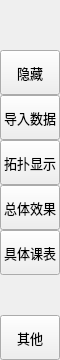
        <widget class="QFrame" name="leftMenuBg">
         <property name="minimumSize">
          <size>
           <width>60</width>
           <height>0</height>
          </size>
         </property>
         <property name="maximumSize">
          <size>
           <width>60</width>
           <height>16777215</height>
          </size>
         </property>
         <property name="frameShape">
          <enum>QFrame::NoFrame</enum>
         </property>
         <property name="frameShadow">
          <enum>QFrame::Raised</enum>
         </property>
         <layout class="QVBoxLayout" name="verticalLayout_3">
          <property name="spacing">
           <number>0</number>
          </property>
          <property name="leftMargin">
           <number>0</number>
          </property>
          <property name="topMargin">
           <number>0</number>
          </property>
          <property name="rightMargin">
           <number>0</number>
          </property>
          <property name="bottomMargin">
           <number>0</number>
          </property>
          <item>
           <widget class="QFrame" name="topLogoInfo">
            <property name="minimumSize">
             <size>
              <width>0</width>
              <height>50</height>
             </size>
            </property>
            <property name="maximumSize">
             <size>
              <width>16777215</width>
              <height>50</height>
             </size>
            </property>
            <property name="frameShape">
             <enum>QFrame::NoFrame</enum>
            </property>
            <property name="frameShadow">
             <enum>QFrame::Raised</enum>
            </property>
            <widget class="QFrame" name="topLogo">
             <property name="geometry">
              <rect>
               <x>6</x>
               <y>0</y>
               <width>48</width>
               <height>48</height>
              </rect>
             </property>
             <property name="minimumSize">
              <size>
               <width>48</width>
               <height>48</height>
              </size>
             </property>
             <property name="maximumSize">
              <size>
               <width>48</width>
               <height>48</height>
              </size>
             </property>
             <property name="frameShape">
              <enum>QFrame::NoFrame</enum>
             </property>
             <property name="frameShadow">
              <enum>QFrame::Raised</enum>
             </property>
            </widget>
            <widget class="QLabel" name="titleLeftApp">
             <property name="geometry">
              <rect>
               <x>70</x>
               <y>8</y>
               <width>160</width>
               <height>20</height>
              </rect>
             </property>
             <property name="font">
              <font>
               <family>SimHei Semibold</family>
               <pointsize>12</pointsize>
               <italic>false</italic>
               <bold>false</bold>
              </font>
             </property>
             <property name="text">
              <string>辅助编排课程</string>
             </property>
             <property name="alignment">
              <set>Qt::AlignLeading|Qt::AlignLeft|Qt::AlignTop</set>
             </property>
            </widget>
            <widget class="QLabel" name="titleLeftDescription">
             <property name="geometry">
              <rect>
               <x>70</x>
               <y>27</y>
               <width>160</width>
               <height>16</height>
              </rect>
             </property>
             <property name="maximumSize">
              <size>
               <width>16777215</width>
               <height>16</height>
              </size>
             </property>
             <property name="font">
              <font>
               <family>SimHei</family>
               <pointsize>8</pointsize>
               <italic>false</italic>
               <bold>false</bold>
              </font>
             </property>
             <property name="text">
              <string>适合计算机学生体质的课程表</string>
             </property>
             <property name="alignment">
              <set>Qt::AlignLeading|Qt::AlignLeft|Qt::AlignTop</set>
             </property>
            </widget>
           </widget>
          </item>
          <item>
           <widget class="QFrame" name="leftMenuFrame">
            <property name="frameShape">
             <enum>QFrame::NoFrame</enum>
            </property>
            <property name="frameShadow">
             <enum>QFrame::Raised</enum>
            </property>
            <layout class="QVBoxLayout" name="verticalLayout_7">
             <property name="spacing">
              <number>0</number>
             </property>
             <property name="leftMargin">
              <number>0</number>
             </property>
             <property name="topMargin">
              <number>0</number>
             </property>
             <property name="rightMargin">
              <number>0</number>
             </property>
             <property name="bottomMargin">
              <number>0</number>
             </property>
             <item>
              <widget class="QFrame" name="toggleBox">
               <property name="maximumSize">
                <size>
                 <width>16777215</width>
                 <height>45</height>
                </size>
               </property>
               <property name="frameShape">
                <enum>QFrame::NoFrame</enum>
               </property>
               <property name="frameShadow">
                <enum>QFrame::Raised</enum>
               </property>
               <layout class="QVBoxLayout" name="verticalLayout_4">
                <property name="spacing">
                 <number>0</number>
                </property>
                <property name="leftMargin">
                 <number>0</number>
                </property>
                <property name="topMargin">
                 <number>0</number>
                </property>
                <property name="rightMargin">
                 <number>0</number>
                </property>
                <property name="bottomMargin">
                 <number>0</number>
                </property>
                <item>
                 <widget class="QPushButton" name="toggleButton">
                  <property name="sizePolicy">
                   <sizepolicy hsizetype="Expanding" vsizetype="Fixed">
                    <horstretch>0</horstretch>
                    <verstretch>0</verstretch>
                   </sizepolicy>
                  </property>
                  <property name="minimumSize">
                   <size>
                    <width>0</width>
                    <height>45</height>
                   </size>
                  </property>
                  <property name="font">
                   <font>
                    <family>SimHei</family>
                    <pointsize>10</pointsize>
                    <italic>false</italic>
                    <bold>false</bold>
                   </font>
                  </property>
                  <property name="cursor">
                   <cursorShape>PointingHandCursor</cursorShape>
                  </property>
                  <property name="layoutDirection">
                   <enum>Qt::LeftToRight</enum>
                  </property>
                  <property name="styleSheet">
                   <string notr="true">background-image: url(:/icons/images/icons/icon_menu.png);</string>
                  </property>
                  <property name="text">
                   <string>隐藏</string>
                  </property>
                 </widget>
                </item>
               </layout>
              </widget>
             </item>
             <item>
              <widget class="QFrame" name="topMenu">
               <property name="frameShape">
                <enum>QFrame::NoFrame</enum>
               </property>
               <property name="frameShadow">
                <enum>QFrame::Raised</enum>
               </property>
               <layout class="QVBoxLayout" name="verticalLayout_8">
                <property name="spacing">
                 <number>0</number>
                </property>
                <property name="leftMargin">
                 <number>0</number>
                </property>
                <property name="topMargin">
                 <number>0</number>
                </property>
                <property name="rightMargin">
                 <number>0</number>
                </property>
                <property name="bottomMargin">
                 <number>0</number>
                </property>
                <item>
                 <widget class="QPushButton" name="btn_home">
                  <property name="sizePolicy">
                   <sizepolicy hsizetype="Expanding" vsizetype="Fixed">
                    <horstretch>0</horstretch>
                    <verstretch>0</verstretch>
                   </sizepolicy>
                  </property>
                  <property name="minimumSize">
                   <size>
                    <width>0</width>
                    <height>45</height>
                   </size>
                  </property>
                  <property name="font">
                   <font>
                    <family>SimHei</family>
                    <pointsize>10</pointsize>
                    <italic>false</italic>
                    <bold>false</bold>
                   </font>
                  </property>
                  <property name="cursor">
                   <cursorShape>PointingHandCursor</cursorShape>
                  </property>
                  <property name="layoutDirection">
                   <enum>Qt::LeftToRight</enum>
                  </property>
                  <property name="styleSheet">
                   <string notr="true">background-image: url(:/icons/images/icons/cil-home.png);</string>
                  </property>
                  <property name="text">
                   <string>导入数据</string>
                  </property>
                 </widget>
                </item>
                <item>
                 <widget class="QPushButton" name="btn_graphic">
                  <property name="sizePolicy">
                   <sizepolicy hsizetype="Expanding" vsizetype="Fixed">
                    <horstretch>0</horstretch>
                    <verstretch>0</verstretch>
                   </sizepolicy>
                  </property>
                  <property name="minimumSize">
                   <size>
                    <width>0</width>
                    <height>45</height>
                   </size>
                  </property>
                  <property name="font">
                   <font>
                    <family>SimHei</family>
                    <pointsize>10</pointsize>
                    <italic>false</italic>
                    <bold>false</bold>
                   </font>
                  </property>
                  <property name="cursor">
                   <cursorShape>PointingHandCursor</cursorShape>
                  </property>
                  <property name="layoutDirection">
                   <enum>Qt::LeftToRight</enum>
                  </property>
                  <property name="styleSheet">
                   <string notr="true">background-image: url(:/icons/images/icons/cil-map.png);</string>
                  </property>
                  <property name="text">
                   <string>拓扑显示</string>
                  </property>
                 </widget>
                </item>
                <item>
                 <widget class="QPushButton" name="btn_human">
                  <property name="sizePolicy">
                   <sizepolicy hsizetype="Expanding" vsizetype="Fixed">
                    <horstretch>0</horstretch>
                    <verstretch>0</verstretch>
                   </sizepolicy>
                  </property>
                  <property name="minimumSize">
                   <size>
                    <width>0</width>
                    <height>45</height>
                   </size>
                  </property>
                  <property name="font">
                   <font>
                    <family>SimHei</family>
                    <pointsize>10</pointsize>
                    <italic>false</italic>
                    <bold>false</bold>
                   </font>
                  </property>
                  <property name="cursor">
                   <cursorShape>PointingHandCursor</cursorShape>
                  </property>
                  <property name="layoutDirection">
                   <enum>Qt::LeftToRight</enum>
                  </property>
                  <property name="styleSheet">
                   <string notr="true">background-image: url(:/icons/images/icons/cil-user.png);</string>
                  </property>
                  <property name="text">
                   <string>总体效果</string>
                  </property>
                 </widget>
                </item>
                <item>
                 <widget class="QPushButton" name="btn_look">
                  <property name="sizePolicy">
                   <sizepolicy hsizetype="Expanding" vsizetype="Fixed">
                    <horstretch>0</horstretch>
                    <verstretch>0</verstretch>
                   </sizepolicy>
                  </property>
                  <property name="minimumSize">
                   <size>
                    <width>0</width>
                    <height>45</height>
                   </size>
                  </property>
                  <property name="font">
                   <font>
                    <family>SimHei</family>
                    <pointsize>10</pointsize>
                    <italic>false</italic>
                    <bold>false</bold>
                   </font>
                  </property>
                  <property name="cursor">
                   <cursorShape>PointingHandCursor</cursorShape>
                  </property>
                  <property name="layoutDirection">
                   <enum>Qt::LeftToRight</enum>
                  </property>
                  <property name="styleSheet">
                   <string notr="true">background-image: url(:/icons/images/icons/cil-calendar-check.png)</string>
                  </property>
                  <property name="text">
                   <string>具体课表</string>
                  </property>
                 </widget>
                </item>
                <item>
                 <spacer name="verticalSpacer">
                  <property name="orientation">
                   <enum>Qt::Vertical</enum>
                  </property>
                  <property name="sizeHint" stdset="0">
                   <size>
                    <width>20</width>
                    <height>40</height>
                   </size>
                  </property>
                 </spacer>
                </item>
               </layout>
              </widget>
             </item>
             <item>
              <widget class="QFrame" name="bottomMenu">
               <property name="frameShape">
                <enum>QFrame::NoFrame</enum>
               </property>
               <property name="frameShadow">
                <enum>QFrame::Raised</enum>
               </property>
               <layout class="QVBoxLayout" name="verticalLayout_9">
                <property name="spacing">
                 <number>0</number>
                </property>
                <property name="leftMargin">
                 <number>0</number>
                </property>
                <property name="topMargin">
                 <number>0</number>
                </property>
                <property name="rightMargin">
                 <number>0</number>
                </property>
                <property name="bottomMargin">
                 <number>0</number>
                </property>
                <item>
                 <widget class="QPushButton" name="toggleLeftBox">
                  <property name="sizePolicy">
                   <sizepolicy hsizetype="Expanding" vsizetype="Fixed">
                    <horstretch>0</horstretch>
                    <verstretch>0</verstretch>
                   </sizepolicy>
                  </property>
                  <property name="minimumSize">
                   <size>
                    <width>0</width>
                    <height>45</height>
                   </size>
                  </property>
                  <property name="font">
                   <font>
                    <family>SimHei</family>
                    <pointsize>10</pointsize>
                    <italic>false</italic>
                    <bold>false</bold>
                   </font>
                  </property>
                  <property name="cursor">
                   <cursorShape>PointingHandCursor</cursorShape>
                  </property>
                  <property name="layoutDirection">
                   <enum>Qt::LeftToRight</enum>
                  </property>
                  <property name="styleSheet">
                   <string notr="true">background-image: url(:/icons/images/icons/cil-options-horizontal.png);</string>
                  </property>
                  <property name="text">
                   <string>其他</string>
                  </property>
                 </widget>
                </item>
               </layout>
              </widget>
             </item>
            </layout>
           </widget>
          </item>
         </layout>
        </widget>
